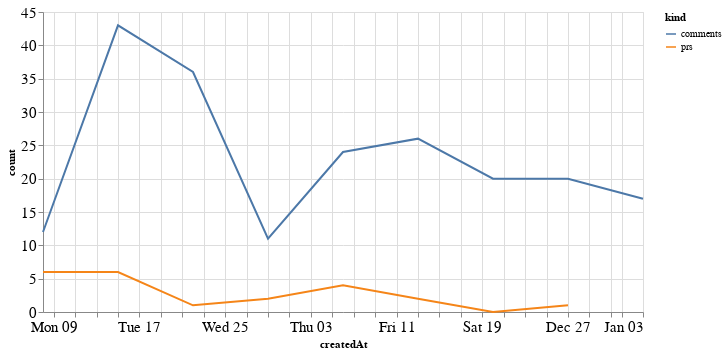

Notebook cell for this chart:
### Code cell
alt.Chart(total_time, width=600).mark_line().encode(
    x='createdAt',
    y='count',
    color='kind'
)

### Figure 1 — Vega-Lite specification as saved in the notebook (floating-point values rounded to 4 significant figures)
{"config": {"axisLeft": {"labelFontSize": 15}, "axisBottom": {"labelFontSize": 15}}, "data": {"name": "data-baa72fe77894e31ba832f16be25284c8"}, "mark": "line", "encoding": {"color": {"type": "nominal", "field": "kind"}, "x": {"type": "temporal", "field": "createdAt"}, "y": {"type": "quantitative", "field": "count"}}, "width": 600, "$schema": "https://vega.github.io/schema/vega-lite/v4.8.1.json", "datasets": {"data-baa72fe77894e31ba832f16be25284c8": [{"createdAt": "2020-11-08T00:00:00", "kind": "prs", "count": 6.0}, {"createdAt": "2020-11-15T00:00:00", "kind": "prs", "count": 6.0}, {"createdAt": "2020-11-22T00:00:00", "kind": "prs", "count": 1.0}, {"createdAt": "2020-11-29T00:00:00", "kind": "prs", "count": 2.0}, {"createdAt": "2020-12-06T00:00:00", "kind": "prs", "count": 4.0}, {"createdAt": "2020-12-13T00:00:00", "kind": "prs", "count": 2.0}, {"createdAt": "2020-12-20T00:00:00", "kind": "prs", "count": 0.0}, {"createdAt": "2020-12-27T00:00:00", "kind": "prs", "count": 1.0}, {"createdAt": "2021-01-03T00:00:00", "kind": "prs", "count": null}, {"createdAt": "2020-11-08T00:00:00", "kind": "comments", "count": 12.0}, {"createdAt": "2020-11-15T00:00:00", "kind": "comments", "count": 43.0}, {"createdAt": "2020-11-22T00:00:00", "kind": "comments", "count": 36.0}, {"createdAt": "2020-11-29T00:00:00", "kind": "comments", "count": 11.0}, {"createdAt": "2020-12-06T00:00:00", "kind": "comments", "count": 24.0}, {"createdAt": "2020-12-13T00:00:00", "kind": "comments", "count": 26.0}, {"createdAt": "2020-12-20T00:00:00", "kind": "comments", "count": 20.0}, {"createdAt": "2020-12-27T00:00:00", "kind": "comments", "count": 20.0}, {"createdAt": "2021-01-03T00:00:00", "kind": "comments", "count": 17.0}]}}
